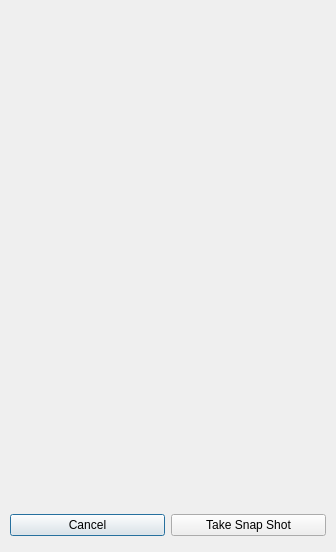
<?xml version="1.0" encoding="UTF-8"?>
<ui version="4.0">
 <class>snapshotDialog</class>
 <widget class="QDialog" name="snapshotDialog">
  <property name="geometry">
   <rect>
    <x>0</x>
    <y>0</y>
    <width>336</width>
    <height>552</height>
   </rect>
  </property>
  <property name="windowTitle">
   <string>Take Snapshot</string>
  </property>
  <layout class="QVBoxLayout" name="verticalLayout">
   <property name="leftMargin">
    <number>5</number>
   </property>
   <property name="topMargin">
    <number>5</number>
   </property>
   <property name="rightMargin">
    <number>5</number>
   </property>
   <property name="bottomMargin">
    <number>5</number>
   </property>
   <item>
    <widget class="TitleBarWidget" name="m_TitleBarWidget" native="true">
     <property name="sizePolicy">
      <sizepolicy hsizetype="Expanding" vsizetype="Minimum">
       <horstretch>0</horstretch>
       <verstretch>0</verstretch>
      </sizepolicy>
     </property>
     <property name="minimumSize">
      <size>
       <width>0</width>
       <height>0</height>
      </size>
     </property>
     <property name="maximumSize">
      <size>
       <width>16777215</width>
       <height>16777215</height>
      </size>
     </property>
    </widget>
   </item>
   <item>
    <widget class="QLabel" name="imageScreen">
     <property name="sizePolicy">
      <sizepolicy hsizetype="Expanding" vsizetype="Expanding">
       <horstretch>0</horstretch>
       <verstretch>0</verstretch>
      </sizepolicy>
     </property>
     <property name="text">
      <string/>
     </property>
    </widget>
   </item>
   <item>
    <layout class="QHBoxLayout" name="horizontalLayout">
     <property name="leftMargin">
      <number>5</number>
     </property>
     <property name="topMargin">
      <number>5</number>
     </property>
     <property name="rightMargin">
      <number>5</number>
     </property>
     <property name="bottomMargin">
      <number>5</number>
     </property>
     <item>
      <widget class="QPushButton" name="cancelButton">
       <property name="text">
        <string>Cancel</string>
       </property>
      </widget>
     </item>
     <item>
      <widget class="QPushButton" name="snapshotButton">
       <property name="text">
        <string>Take Snap Shot</string>
       </property>
      </widget>
     </item>
    </layout>
   </item>
   <item>
    <widget class="BottomBarWidget" name="m_BottomBarWidget" native="true">
     <property name="sizePolicy">
      <sizepolicy hsizetype="Expanding" vsizetype="Minimum">
       <horstretch>0</horstretch>
       <verstretch>0</verstretch>
      </sizepolicy>
     </property>
     <property name="minimumSize">
      <size>
       <width>30</width>
       <height>0</height>
      </size>
     </property>
     <property name="autoFillBackground">
      <bool>true</bool>
     </property>
    </widget>
   </item>
  </layout>
 </widget>
 <customwidgets>
  <customwidget>
   <class>TitleBarWidget</class>
   <extends>QWidget</extends>
   <header>TitleBarWidget.h</header>
   <container>1</container>
  </customwidget>
  <customwidget>
   <class>BottomBarWidget</class>
   <extends>QWidget</extends>
   <header location="global">BottomBarWidget.h</header>
   <container>1</container>
  </customwidget>
 </customwidgets>
 <resources/>
 <connections/>
</ui>
